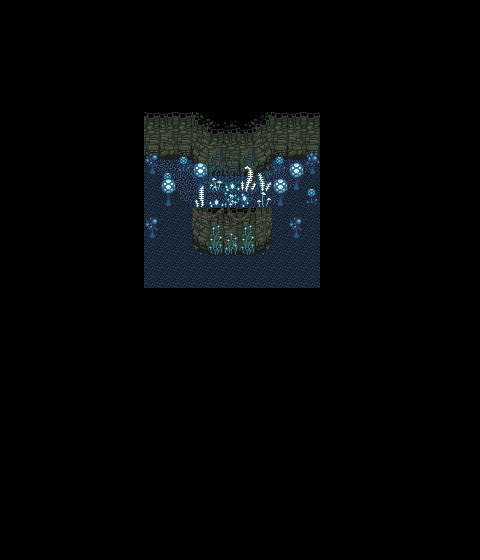

This is a level from a 2D game, rendered from its Tiled map with the project's own tilesets. A one-line summary and the map file follow, with tile-layer data summarised:
An orthogonal 30x35 tile map with 16x16 px tiles, 5 tile layers (Natural Lower Chip, Natural Walls, Natural Upper Chip, Natural Wall Sidings, ...), 3 hidden layers not drawn, 2 tilesets and 3 objects (2x Event, guide).

<map version="1.0" orientation="orthogonal" renderorder="right-down" width="30" height="35" tilewidth="16" tileheight="16" nextobjectid="59">
 <properties>
  <property name="bgm" value="dawn" />
  <property name="radio" value="Haha, come speak to me in person." />
 </properties>
 <tileset firstgid="1" source="../tilesets/natural.tsx" />
 <tileset firstgid="481" source="../tilesets/artificial.tsx" />
 <layer name="Artificial Lower Chip" width="30" height="35" visible="0">
  <properties>
   <property name="z" value="0.0" />
  </properties>
  <data>[1050 cells, 1029 non-empty, 69 distinct tile ids]</data>
 </layer>
 <layer name="Natural Lower Chip" width="30" height="35">
  <properties>
   <property name="alt" value="true" />
   <property name="z" value="0.0" />
  </properties>
  <data>[1050 cells, 99 non-empty, 10 distinct tile ids]</data>
 </layer>
 <layer name="Natural Walls" width="30" height="35">
  <properties>
   <property name="alt" value="true" />
   <property name="z" value=".1" />
  </properties>
  <data>[1050 cells, 53 non-empty, 21 distinct tile ids]</data>
 </layer>
 <layer name="Artificial Upper Chip" width="30" height="35" visible="0">
  <properties>
   <property name="z" value=".5" />
  </properties>
  <data>[1050 cells, 165 non-empty, 104 distinct tile ids]</data>
 </layer>
 <layer name="Natural Upper Chip" width="30" height="35">
  <properties>
   <property name="alt" value="true" />
   <property name="z" value=".5" />
  </properties>
  <data>[1050 cells, 27 non-empty, 17 distinct tile ids]</data>
 </layer>
 <layer name="Natural Wall Sidings" width="30" height="35">
  <properties>
   <property name="alt" value="true" />
   <property name="z" value=".2" />
  </properties>
  <data>[1050 cells, 6 non-empty, 6 distinct tile ids]</data>
 </layer>
 <objectgroup name="Object Layer">
  <properties>
   <property name="z" value=".5" />
  </properties>
  <object id="54" name="trigger" type="Event" x="208" y="320" width="48" height="16">
   <properties>
    <property name="hide" value="return itemCount()" />
    <property name="onCollide" value="play('finale01.lua')" />
   </properties>
  </object>
  <object id="56" name="Guide" type="guide" x="224" y="192" width="16" height="16">
   <properties>
    <property name="appearance" value="4dir_hero_gray" />
    <property name="face" value="SOUTH" />
   </properties>
  </object>
  <object id="58" name="trigger" type="Event" x="208" y="320" width="48" height="16">
   <properties>
    <property name="hide" value="return not itemCount()" />
    <property name="onCollide" value="play('finale02.lua')" />
   </properties>
  </object>
 </objectgroup>
 <layer name="Artificial Overhead Chip" width="30" height="35" visible="0">
  <properties>
   <property name="z" value="1.5" />
  </properties>
  <data>[1050 cells, 25 non-empty, 17 distinct tile ids]</data>
 </layer>
 <layer name="Natural Overhead Chip" width="30" height="35">
  <properties>
   <property name="alt" value="true" />
   <property name="z" value="1.5" />
  </properties>
  <data>[1050 cells, 15 non-empty, 7 distinct tile ids]</data>
 </layer>
</map>
